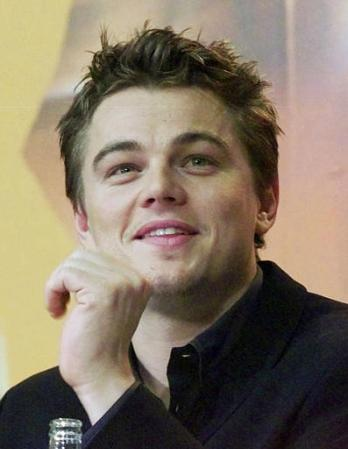
#> input picture images/train/0008.jpg, 348 x 449 px
$ python face_extraction.py   (older library calls are emulated)
#> lines starting #> are read from the running program, lines starting #| are printed output that depends on the picture
### data_loading.py
import numpy as np
from skimage.io import imread
from os.path import join, basename, splitext
from tqdm import tqdm as tqdm
from glob import glob
from utils import Rect

from params import DATA_DIR


def labels_to_dict(labels):
    '''ndarray of labels (Nx5) to dict of Rect lists'''
    labels_dict = {k: [] for k in np.unique(labels[:, 0])}
    for k, i, j, h, l in labels:
        labels_dict[k].append(Rect(j, i, l, h))
    return labels_dict


def load_imgs(dir, as_grey=True):
    '''Load all jpg in the directory and returns a dict'''
#> called with dir = './images/train', as_grey = True
    imgs = {}
    imgs_names = glob(join(dir, '*.jpg'))
    for f in tqdm(imgs_names, desc='Loading images'):
        img = imread(f, as_grey)
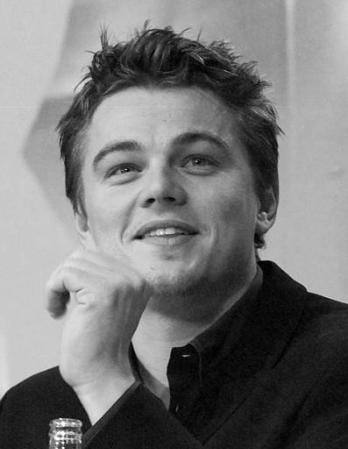
#> img: shape (449, 348) float64; min 0, max 0.999, mean 0.469
#> `train_imgs, labels = load_train_imgs_and_labels()`: train_imgs = 1 item; labels = 1000 items
        img_id = int(splitext(basename(f))[0])
        imgs.update({img_id: img.astype(np.float32)})

    return imgs


def load_test_imgs(data_dir=DATA_DIR, as_grey=True):
    return load_imgs(join(data_dir, 'test'), as_grey)


def load_train_imgs_and_labels(data_dir=DATA_DIR, as_grey=True):
    labels_nd = np.loadtxt(join(data_dir, 'label.txt'), dtype=np.int)
    labels = labels_to_dict(labels_nd)
    return load_imgs(join(data_dir, 'train'), as_grey), labels


# [10 lines that do not run on import are left out]

### utils.py
import numpy as np


class Box():
    '''Represents a rect without position'''
    def __init__(self, w, h):
        self.w = w
        self.h = h

    def area(self):
        return self.h * self.w

    def scale(self, scale):
        self.w *= scale
        self.h *= scale
        return self

    def __repr__(self):
        return f'Box: ({self.x}, {self.y})'


class Rect(Box):
    '''Represents boxes / windows with position'''
    def __init__(self, x, y, w, h):
        super().__init__(w, h)
        self.x = x
        self.y = y

    # [41 lines left out: functions inter_area, inter_over_union, overlap, center_is_inside, scale, extract_from_img, not called in this run]

    def __repr__(self):
        return f'Rect: ({self.x}, {self.y}, {self.w}, {self.h})'

# import here so no circular imports
from params import BOX_SIZE, WINDOW_STEP


# [6 lines left out: function sliding_window, not called in this run]

### face_extraction.py
from skimage.util import crop
import numpy as np
from skimage.transform import rescale, rotate
from random import randrange, choice, uniform
from tqdm import tqdm
from utils import sliding_window, Rect

from params import BOX_SIZE, SCALES


def get_all_faces(imgs, labels, augment=True):
    '''Get a list of face images of size BOX_SIZE'''
#> called with augment = True
    faces = []
    for img_id, rects in tqdm(labels.items(), desc='Extracting all faces'):
        for face_rect in rects:
            face = face_rect.extract_from_img(imgs[img_id])
            ratio = face.shape[1] / face.shape[0]

            if ratio < BOX_SIZE.w / BOX_SIZE.h:
                scaleW = BOX_SIZE.w / face.shape[1]
                face = rescale(face, scaleW, multichannel=False)
                # crop top and bottom
                diffH = face.shape[0] - BOX_SIZE.h
                face_cropped = crop(face, ((diffH // 2, diffH - diffH//2), (0, 0)))
            else:
                scaleH = BOX_SIZE.h / face.shape[0]
                face = rescale(face, scaleH, multichannel=False)
                # crop left and right
                diffW = face.shape[1] - BOX_SIZE.w
                face_cropped = crop(face, ((0, 0), (diffW // 2, diffW - diffW // 2)))

            faces.append(face_cropped.astype(np.float32))
#> this loop made 1 pass
#> img_id on pass 1: 1
#> after the loop, faces = []

    if augment:
        return augment_data(faces)
    else:
        return faces


# [46 lines left out: functions get_some_nonfaces, get_all_nonfaces, augment_data, not called in this run]


if __name__ == '__main__':
    from data_loading import load_train_imgs_and_labels

    train_imgs, labels = load_train_imgs_and_labels()

    # 1. Get all faces and some nonfaces then train the model
#> (the run stopped early here; a loop or call above may not have finished)
